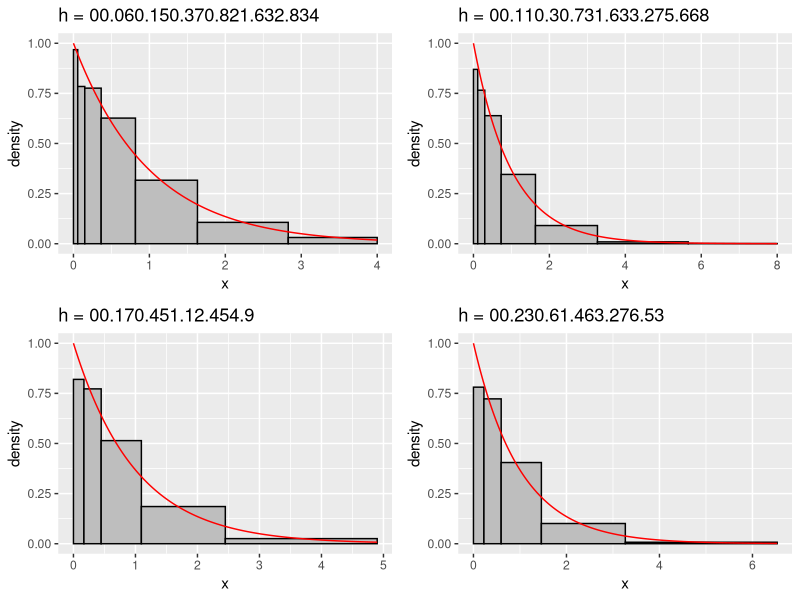
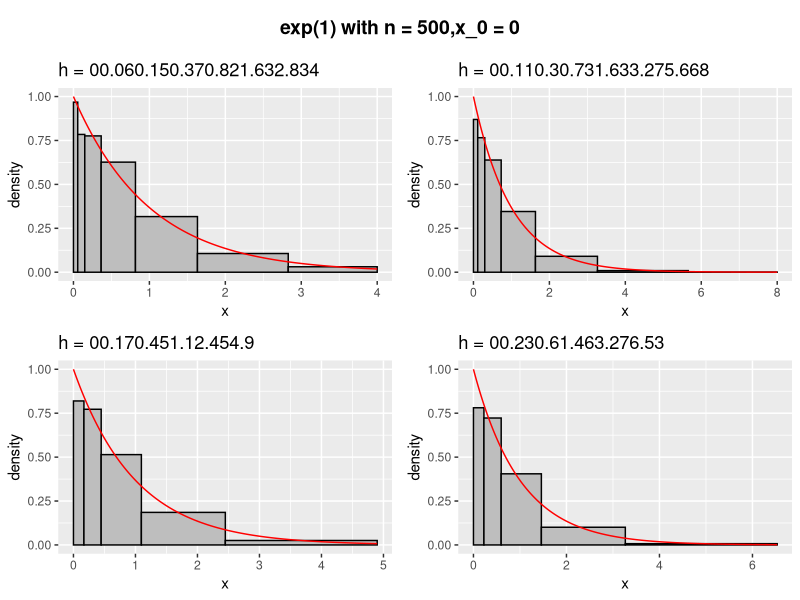
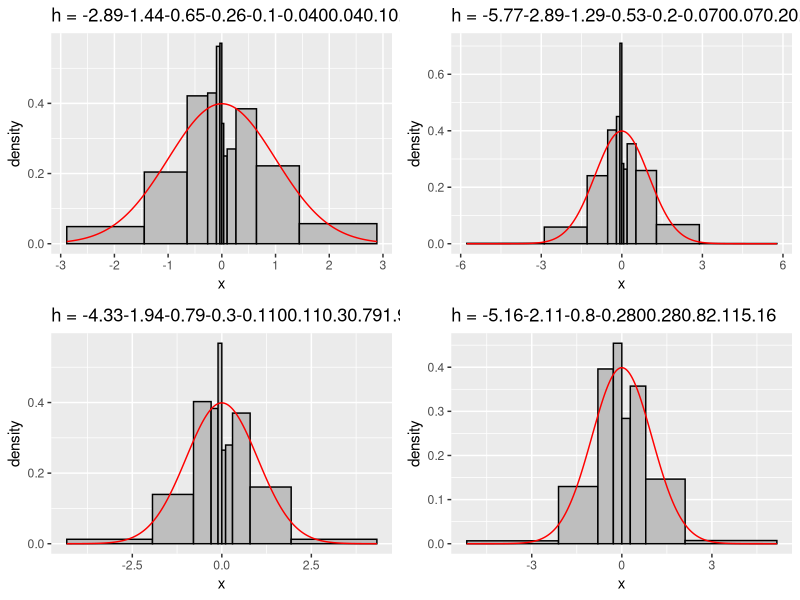
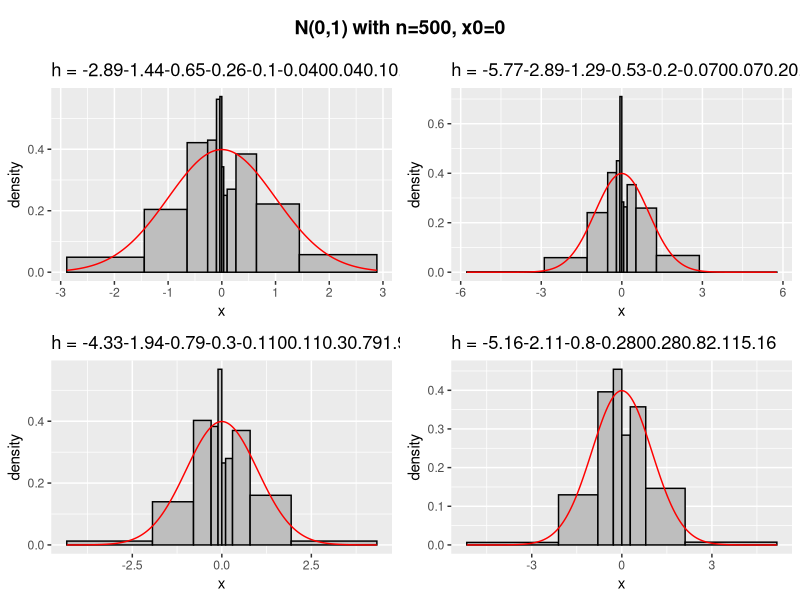
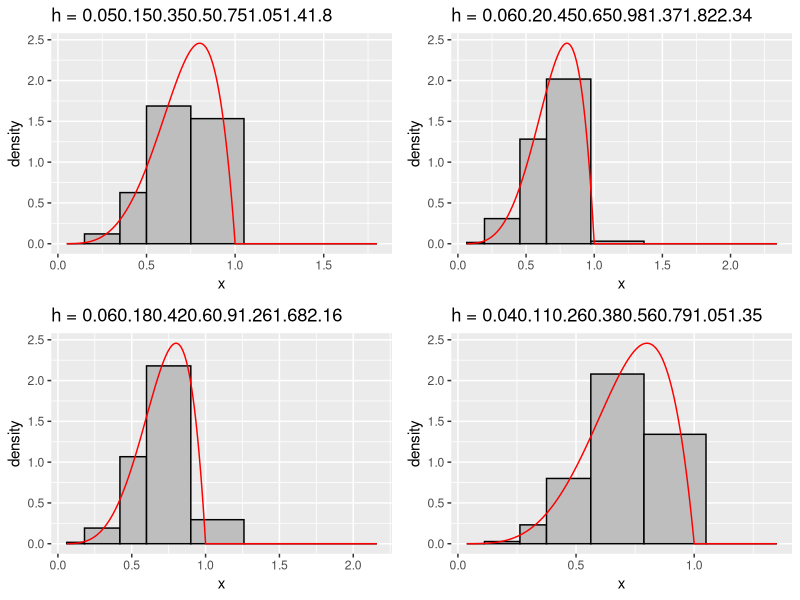
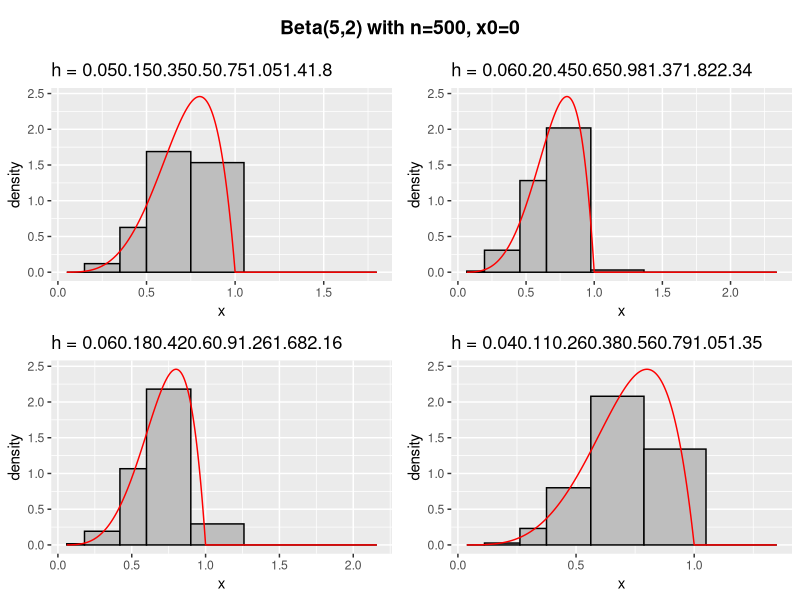
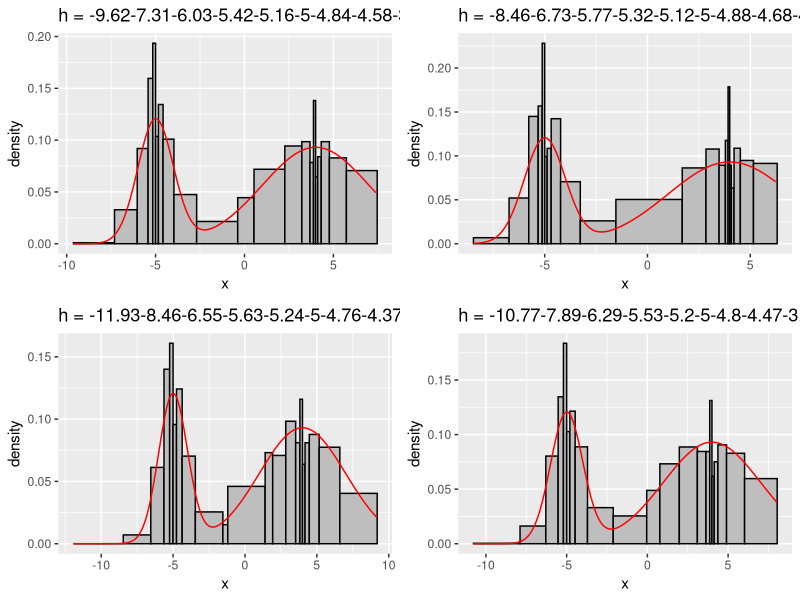
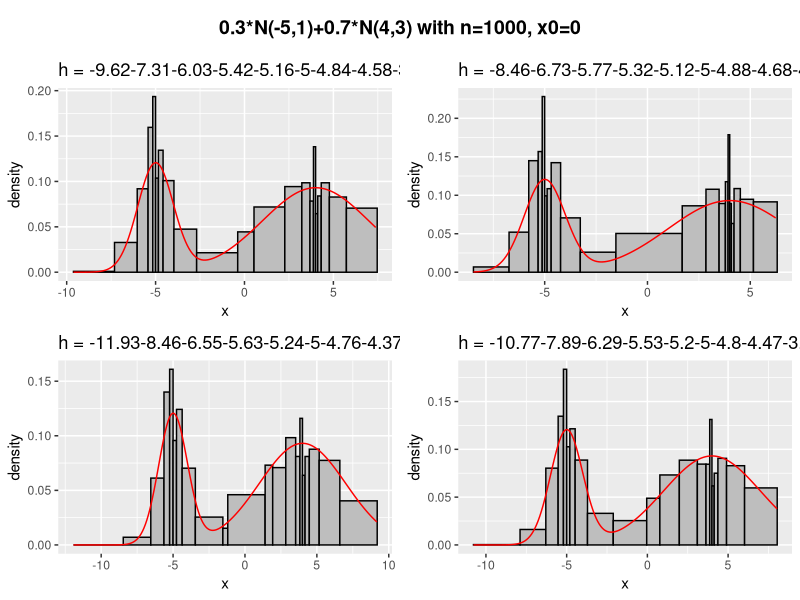

Write the R code that produced these figures, in order.

rm(list = ls())

library(ggplot2)
library(gridExtra)
library(cowplot)




hist4 <- function(n,h, rpdf, dens, alpha)      #if the simulating distribution has single argument
{
  set.seed(seed = 1)
  x <- rpdf(n, alpha)
  s<- seq(min(h),max(h),0.001)
  ds <- dens(s,alpha)
  fig <- ggplot() + geom_histogram(data = data.frame(x), aes(x = x, y = after_stat(density)),breaks=h, color="black", fill="grey")  + 
    geom_line(data = data.frame(s, ds), aes(x = s, y = ds), color="red")
  return (fig)
}

hist5 <- function(n, h, rpdf, dens, alpha, beta)      #if the simulating distribution has two arguments
{
  set.seed(seed = 1)
  x <- rpdf(n, alpha, beta)
  s <- seq(min(h),max(h),0.001)
  ds <- dens(s,alpha,beta)
  
  fig <- ggplot() + geom_histogram(data = data.frame(x), aes(x = x, y = after_stat(density)),breaks=h, color="black", fill="grey")  + 
    geom_line(data = data.frame(s, ds), aes(x = s, y = ds), color="red")
  return (fig)
}

hist_mix6 <- function(n,h,m1,s1,m2,s2,p){
  set.seed(seed=1)
  y <- rnorm(n*p,m1,s1)
  z <- rnorm(n*(1-p),m2,s2)
  x <- c(y,z[z!=y])
  s<- seq(min(h),max(h),0.1)
  ds <- p*dnorm(s,m1,s1)+(1-p)*dnorm(s,m2,s2)
  ggplot() + geom_histogram(data = data.frame(x), aes(x = x, y = after_stat(density)),breaks=h, binwidth=h, color="black", fill="grey")  + 
    geom_line(data = data.frame(s, ds), aes(x = s, y = ds),color="red")
}

#For varying width (binwidth are unequal)
hist_comp_width4 <- function(n, width, rpdf, dens, alpha)
{
  plots <- list()
  for(i in (1:length(width)))
  {
    plots[[i]] <- hist4(n, width[[i]], rpdf, dens, alpha)+labs(title = paste(c("h = ", round(width[[i]],2)), collapse="",sep=","))
  }
  grid.arrange(grobs = plots, ncol = round(length(width)/2))
}


hist_comp_width5 <- function(n, width, rpdf, dens, alpha, beta)
{
  plots <- list()
  for(i in (1:length(width)))
  {
    plots[[i]] <- hist5(n, width[[i]], rpdf, dens, alpha, beta)+labs(title = paste(c("h = ", round(width[[i]],2)), collapse="",sep=","))
  }
  grid.arrange(grobs = plots, ncol = round(length(width)/2))
}

hist_comp_width6 <- function(n, width, m1,s1,m2,s2,p)
{
  plots <- list()
  for(i in (1:length(width)))
  {
    plots[[i]] <- hist_mix6(n, width[[i]], m1,s1,m2,s2,p)+labs(title = paste(c("h = ", round(width[[i]],2)), collapse="",sep=","))
  }
  grid.arrange(grobs = plots, ncol = round(length(width)/2))
}




#Exponential
v<-c(0)
for(i in 1:7){
  v <- sort(c(v, 4/sqrt(prod(1:i))))
}
breaks <- list(v,v*2,v[-c(7:8)]*3,v[-c(7:8)]*4)
exp_width <- hist_comp_width4(500, breaks, rexp, dexp, 1)
title <- ggdraw() + draw_label("exp(1) with n = 500,x_0 = 0",fontface = 'bold')
plot_grid(title, exp_width,ncol = 1,rel_heights = c(0.1, 1))

#Normal
v<-c()
for(i in 3:8){
  v <- sort(c(v, 5/sqrt(prod(3:i))))
}
v<- sort(c(v,-v,0))
breaks <- list(v,v*2,v[-c(1,13)]*3,v[-c(1:2,12:13)]*8)
norm_width <- hist_comp_width5(500, breaks, rnorm, dnorm, 0, 1)
title <- ggdraw() + draw_label("N(0,1) with n=500, x0=0",fontface = 'bold')
plot_grid(title, norm_width,ncol = 1,rel_heights = c(0.1, 1))


#Beta
v<- c(0.05,0.15,0.35,0.5,0.75,1.05,1.4,1.8)
breaks <- list(v,v*1.3,v*1.2,v*0.75)
beta_width <- hist_comp_width5(500, breaks, rbeta, dbeta, 5, 2)
title <- ggdraw() + draw_label("Beta(5,2) with n=500, x0=0",fontface = 'bold')
plot_grid(title, beta_width,ncol = 1,rel_heights = c(0.1, 1))


#mixture normal
v<-c()
for(i in 3:7){
  v <- sort(c(v, 1/sqrt(prod(3:i))))
}
v<- sort(c(v,-v,0))
breaks <- list(c(-5+8*v, 4+6*v),c(-5+6*v, 4+4*v),c(-5+12*v, 4+9*v),c(-5+10*v, 4+7*v))
normmix_width <- hist_comp_width6(1000,breaks,-5,1,4,3,0.3)
title <- ggdraw() + draw_label("0.3*N(-5,1)+0.7*N(4,3) with n=1000, x0=0",fontface = 'bold')
plot_grid(title, normmix_width,ncol = 1,rel_heights = c(0.1, 1))


#Geometric
v<- c(0.5,1.5,3,5,7.5,10.5)
breaks <- list(v,v*2,v*0.5,v*0.75)
geo_width <- hist_comp_width4(1000,breaks, rgeom, dgeom,0.3)
title <- ggdraw() + draw_label("Geometric(0.3) with n = 1000, x_0 = 5.5",fontface = 'bold')
plot_grid(title, geo_width,ncol = 1,rel_heights = c(0.1, 1))

